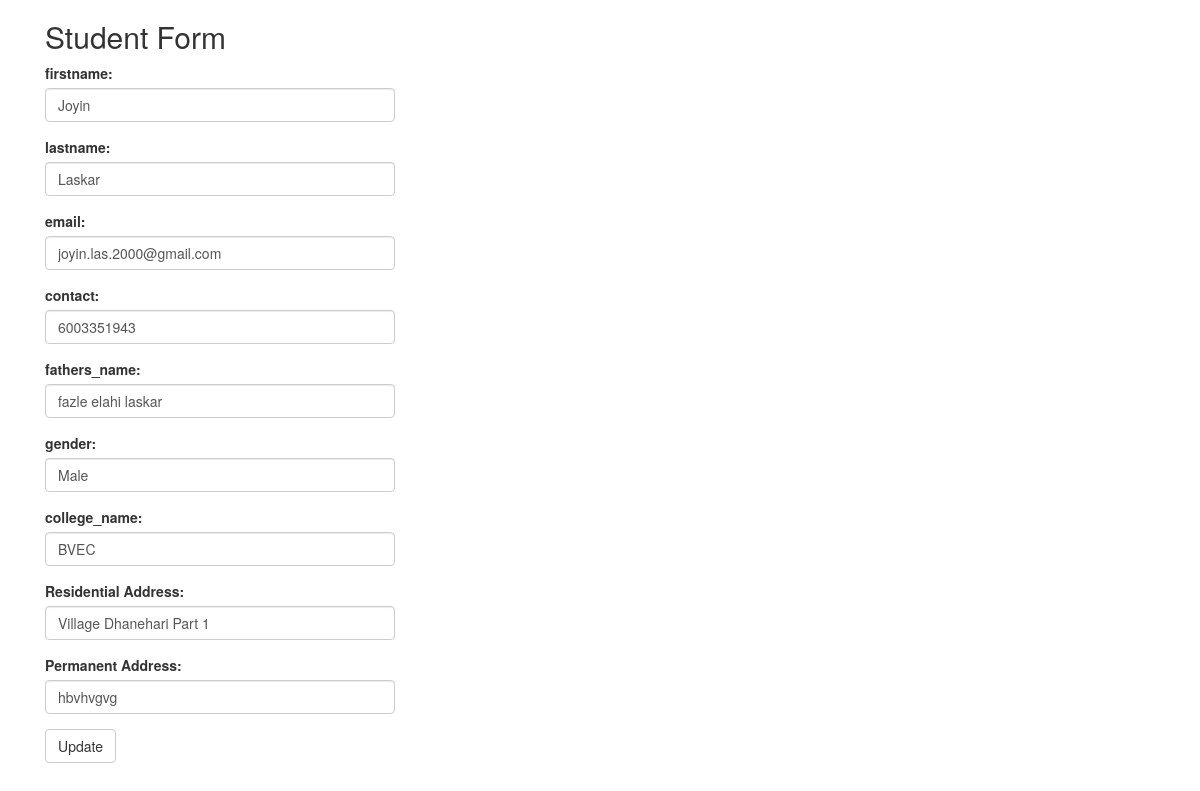
/edit.php?id=11, run on the app's committed database.
### tables this page shows
CREATE TABLE `table1` (
  `id` int(5) NOT NULL,
  `firstname` varchar(100) NOT NULL,
  `lastname` varchar(100) NOT NULL,
  `email` varchar(100) NOT NULL,
  `contact` varchar(100) NOT NULL,
  `fathers_name` varchar(30) NOT NULL,
  `gender` varchar(30) NOT NULL,
  `college_name` varchar(30) NOT NULL,
  `residential_address` varchar(30) NOT NULL,
  `permanent_address` varchar(100) NOT NULL
);

### edit.php (the view, shortened to what this page needs)
<?php
include "connection.php";
$id=$_GET["id"];
$firstname="";
$lastname="";
$email="";
$contact="";
$fathers_name="";
$gender="";
$college_name="";
$residential_address="";
$permanent_address="";
$res=mysqli_query($link , "select * from table1 where id = $id");
while ($row=mysqli_fetch_array($res)) {
    $firstname=$row["firstname"];
    $lastname=$row["lastname"];
    $email=$row["email"];
    $contact=$row["contact"];
    $fathers_name=$row["fathers_name"];
    $gender=$row["gender"];
    $college_name=$row["college_name"];
    $residential_address=$row["residential_address"];
    $permanent_address=$row["permanent_address"];
}
?>
<!DOCTYPE html>
<html lang="en">
<head>
    <link rel="stylesheet" href="https://maxcdn.bootstrapcdn.com/bootstrap/3.4.1/css/bootstrap.min.css">
    <scrip src="https://maxcdn.bootstrapcdn.com/bootstrap/3.4.1/js/bootstrap.min.js"></script>
</head>
<body>
    <div class="container">
        <div class="col-lg-4">
            <h2>Student Form</h2>
            <form action="" name="form1" method="POST">
                <div class="form-group">
                    <label for="firstname">firstname:</label>
                    <input type="text" class="form-control" id="firstname" placeholder="Enter firstname" name="firstname" value="<?php echo $firstname; ?>">
                </div>
                <div class="form-group">
                    <label for="lastname">lastname:</label>
                    <input type="text" class="form-control" id="lastname" placeholder="Enter lastname" name="lastname" value="<?php echo $lastname; ?>">
                </div>
                <div class="form-group">
                    <label for="email">email:</label>
                    <input type="email" class="form-control" id="email" placeholder="Enter email" name="email" value="<?php echo $email; ?>">
                </div>
                <div class="form-group">
                    <label for="contact">contact:</label>
                    <input type="tel" class="form-control" id="contact" placeholder="Enter contact" name="contact" value="<?php echo $contact; ?>">
                </div>
                <div class="form-group">
                    <label for="fathers_name">fathers_name:</label>
                    <input type="text" class="form-control" id="fathers_name" placeholder="Enter Father's Name" name="fathers_name" value="<?php echo $fathers_name; ?>">
                </div>
                <div class="form-group">
                    <label for="gender">gender:</label>
                    <input type="text" class="form-control" id="gender" placeholder="Enter gender" name="gender" value="<?php echo $gender; ?>">
                </div>
                <div class="form-group">
                    <label for="college_name">college_name:</label>
                    <input type="text" class="form-control" id="college_name" placeholder="Enter College's Name" name="college_name" value="<?php echo $college_name; ?>">
                </div>
                <div class="form-group">
                    <label for="residential_address">Residential Address:</label>
                    <input type="text" class="form-control" id="residential_address" placeholder="Enter address" name="residential_address" value="<?php echo $residential_address; ?>">
                </div>
                <div class="form-group">
                    <label for="permanent_address">Permanent Address:</label>
                    <input type="text" class="form-control" id="permanent_address" placeholder="Enter permanent address" name="permanent_address" value="<?php echo $permanent_address; ?>">
                </div>
                <button type="submit" name="update" class="btn btn-default">Update</button>
            </form>
        </div>
    </div>
</body>
</html>

### edit.php (style rules this page uses)
* { padding: 0; margin: 0; }

### data on the page
table1: firstname "Joyin", lastname "Laskar", email "joyin.las.2000@gmail.com", contact "6003351943", fathers_name "fazle elahi laskar", gender "Male", college_name "BVEC", residential_address "Village Dhanehari Part 1", permanent_address "hbvhvgvg"
